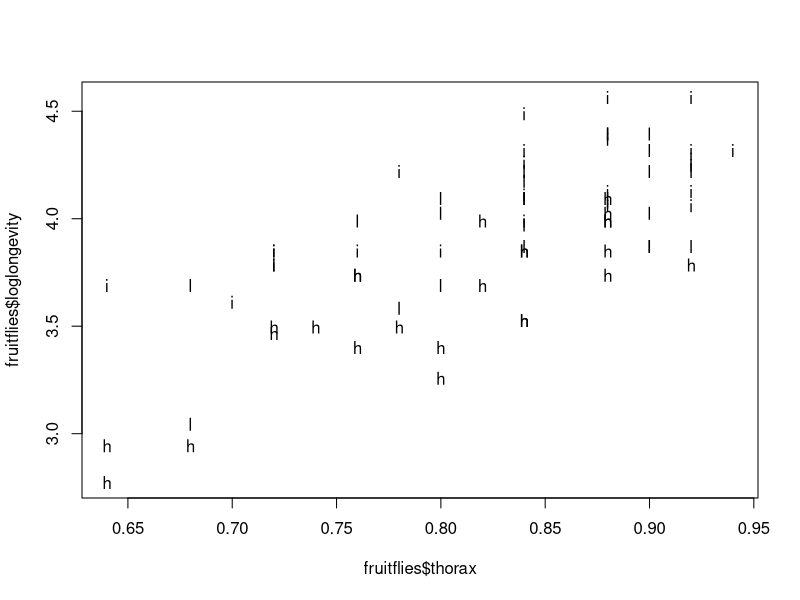
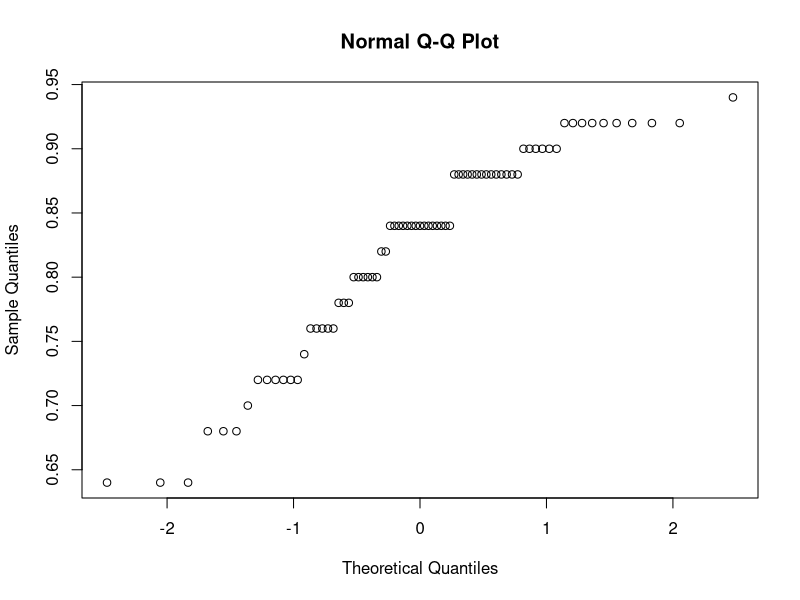
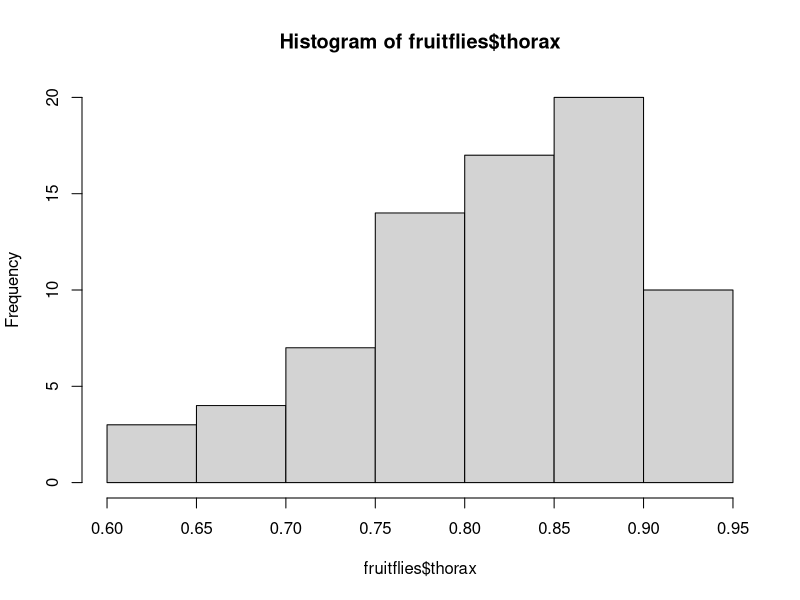
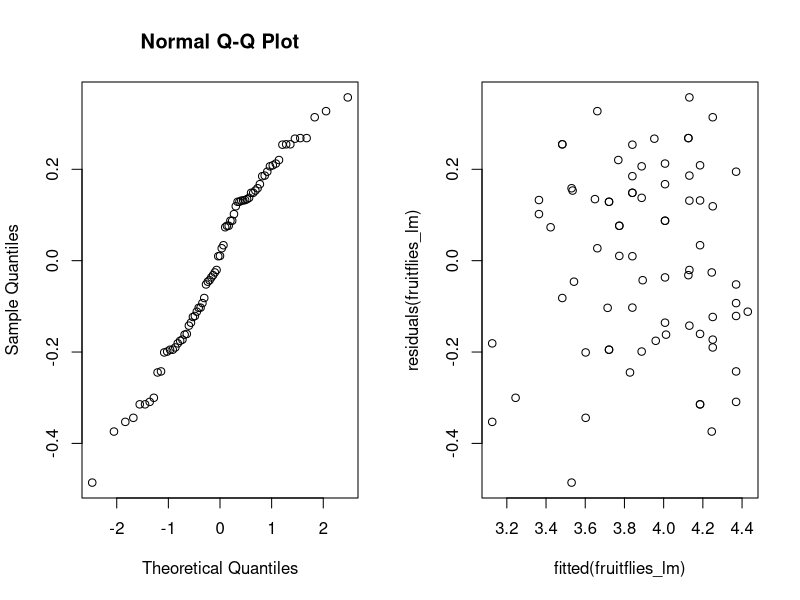
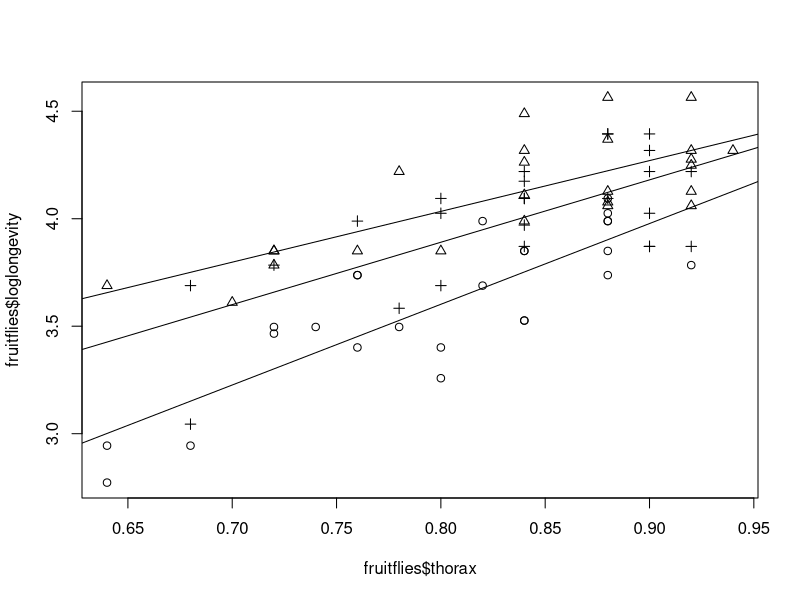

Source code (R) for these figures, in order:
fruitflies = read.table('./Datasets/fruitflies.txt', header = TRUE)
fruitflies$loglongevity = log(fruitflies$longevity)

fruitflies$activity = as.factor(fruitflies$activity)
plot(fruitflies$loglongevity~fruitflies$thorax, pch=as.character(fruitflies$activity))
qqnorm(fruitflies$thorax)
hist(fruitflies$thorax)

fruitflies_lm = lm(fruitflies$loglongevity~fruitflies$activity+fruitflies$thorax)
par(mfrow=c(1,2))
qqnorm(residuals(fruitflies_lm))
plot(fitted(fruitflies_lm), residuals(fruitflies_lm))

par(mfrow=c(1,1))
plot(fruitflies$loglongevity~fruitflies$thorax, pch=unclass(fruitflies$activity))
activities = c("low", "high", "isolated")

for (i in 1:length(activities)) abline(lm(loglongevity~thorax, data=fruitflies[fruitflies$activity == activities[i],]))

fruitflies_lm2 = lm(fruitflies$loglongevity~fruitflies$activity*fruitflies$thorax)
anova(fruitflies_lm2)

fruitflies_lm2_add = lm(fruitflies$loglongevity~fruitflies$activity+fruitflies$thorax)
drop1(fruitflies_lm2_add, test='F')

fruitflies_isolated = fruitflies[fruitflies$activity == "isolated",]
fruitflies_low = fruitflies[fruitflies$activity == "low",]
fruitflies_high = fruitflies[fruitflies$activity == "high",]

# Estimated longevities min
fruitflies_isolated_min = fruitflies_isolated[fruitflies_isolated$thorax == min(fruitflies_isolated$thorax),]
fruitflies_lm_min_isolated = lm(loglongevity~thorax, data=fruitflies_isolated_min)
confint(fruitflies_lm_min_isolated)

fruitflies_low_min = fruitflies_low[fruitflies_low$thorax == min(fruitflies_low$thorax),]
fruitflies_lm_min_low = lm(loglongevity~thorax, data=fruitflies_low_min)
confint(fruitflies_lm_min_low)

fruitflies_high_min = fruitflies_high[fruitflies_high$thorax == min(fruitflies_high$thorax),]
fruitflies_lm_min_high = lm(loglongevity~thorax, data=fruitflies_high_min)
confint(fruitflies_lm_min_high)

# Estimated longevities max
fruitflies_isolated_max = fruitflies_isolated[fruitflies_isolated$thorax == max(fruitflies_isolated$thorax),]
fruitflies_lm_max_isolated = lm(loglongevity~thorax, data=fruitflies_isolated_max)
confint(fruitflies_lm_max_isolated)

fruitflies_low_max = fruitflies_low[fruitflies_low$thorax == max(fruitflies_low$thorax),]
fruitflies_lm_max_low = lm(loglongevity~thorax, data=fruitflies_low_max)
confint(fruitflies_lm_max_low)

fruitflies_high_max = fruitflies_high[fruitflies_high$thorax == max(fruitflies_high$thorax),]
fruitflies_lm_max_high = lm(loglongevity~thorax, data=fruitflies_high_max)
confint(fruitflies_lm_max_high)
